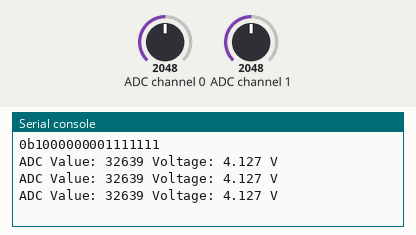
The program below on a simulated ESP32 board running MicroPython. On the bench: the last lines printed to the serial console. The inputs (shaded band) are chosen by the test bench; at power-on: ADC channel 0 = 2048, ADC channel 1 = 2048 (analog values on the 0–4095 scale).

Above: at 1.2 s.
1.3 s: ADC channel 0 set to 2866
At 1.9 s:
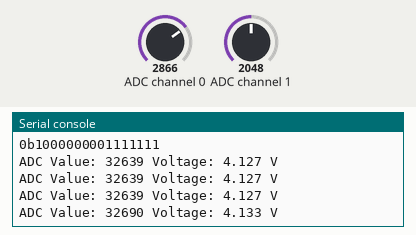
2.8 s: ADC channel 1 set to 2866
At 3.4 s:
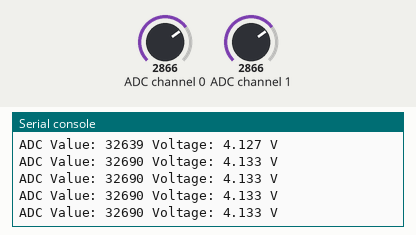
4.3 s: ADC channel 0 set to 3603
At 4.9 s:
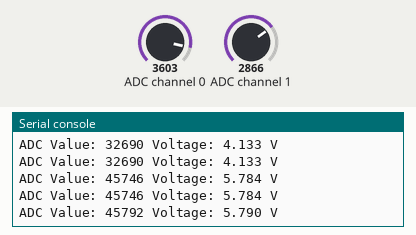
5.8 s: ADC channel 1 set to 3603
At 6.4 s:
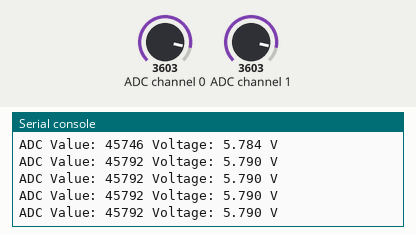
Timing chart, 0 to 8.3 s (numbered marks = the images above; inputs shaded):
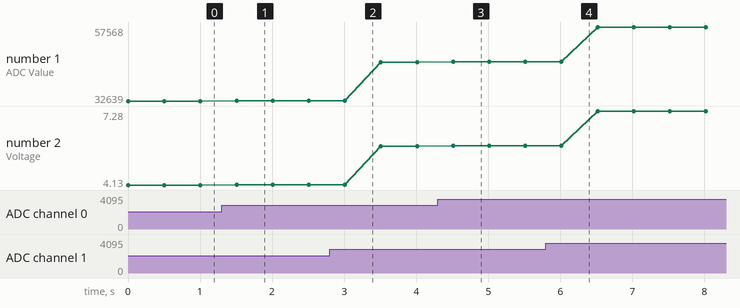

Measured:
- after the input at 1.3 s, the serial console: prints a new line after 0.21 s (image 1)
- after the input at 4.3 s, the serial console: prints a new line after 0.21 s (image 3)
- plotted number 1: 32639 → 32690 after the input at 1.3 s, 32690 → 45746 after the input at 2.8 s, 45746 → 45792 after the input at 4.3 s, 45792 → 57568 after the input at 5.8 s
- plotted number 2: 4.13 → 4.13 after the input at 1.3 s, 4.13 → 5.78 after the input at 2.8 s, 5.78 → 5.79 after the input at 4.3 s, 5.79 → 7.28 after the input at 5.8 s

The program:

ESP32_ADS1115.py
```python
import utime
from machine import I2C, Pin

dev = I2C(1, freq=400000, scl=Pin(22), sda=Pin(21))
devices = dev.scan()
for device in devices: print(device)
address = 72

def read_config():
    dev.writeto(address, bytearray([1]))
    result = dev.readfrom(address, 2)
    return result[0] << 8 | result[1]

def read_value():
    dev.writeto(address, bytearray([0]))
    result = dev.readfrom(address, 2)
    config = read_config()
    config &= ~(7 << 12) & ~(7 << 9)
    config |= (4 << 12) | (1 << 9) | (1 << 15)
    config = [int(config >> i & 0xff) for i in (8, 0)]
    dev.writeto(address, bytearray([1] + config))
    return result[0] << 8 | result[1]

def val_to_voltage(val, max_val=26100, voltage_ref=3.3):
    return val / max_val * voltage_ref

print(bin(read_config()))

while True:
    val = read_value()
    voltage = val_to_voltage(val)
    print("ADC Value:", val, "Voltage: {:.3f} V".format(voltage))
    utime.sleep(0.5)
```
